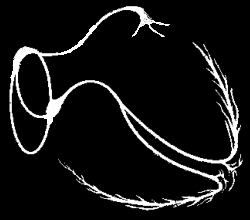
#> input picture subgraphs/CCS.png, 250 x 220 px
$ jupyter execute revised.ipynb
#> lines starting #> are read from the running program, lines starting #| are printed output that depends on the picture; after the words box and inside, x2 and y2 are one past the last pixel; in counts of white or black regions, pixels touching at a corner belong together
[cell 1]
import numpy as np
import networkx as nx
import cv2
import matplotlib.pyplot as plt
import matplotlib.colors as mcolors
from itertools import chain

[cell 2]
def image_to_graph(image_path, threshold = 127):
#> called with image_path = 'CCS.png', threshold = 127
    img = cv2.imread(image_path, cv2.IMREAD_GRAYSCALE)
#> img is the input picture: shape (220, 250); min 0, max 255, mean 20.6

    _, binarized_img = cv2.threshold(img, threshold, 255, cv2.THRESH_BINARY)
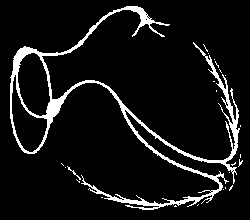
#> binarized_img: shape (220, 250); 8.1% white; 24 white regions (22 under 20 px), largest, box (x1, y1, x2, y2) and area: (10, 6, 240, 210) 4330, (67, 166, 81, 180) 30
    G = nx.Graph()

    height, width = binarized_img.shape
#> height = 220; width = 250

    for y in range(height):
        for x in range(width):
            if binarized_img[y, x] == 255:
                G.add_node((x, y))

                neighbors = [
                    (x + 1, y),
                    (x, y + 1),
                    (x + 1, y + 1)
                ]

                for n_x, n_y in neighbors:
                    if 0 <= n_x < width and 0 <= n_y < height and binarized_img[n_y, n_x] == 255:
                        G.add_edge((x, y), (n_x, n_y))

    return G, binarized_img

[cell 3]
def get_adjacent_junction(component, junction_components):
    edges = []
    meta_edges = set()
    for junc_id, junction in junction_components.items():
        for jpx in junction:
            x, y = jpx
            for i in [-1, 0, 1]:
                for j in [-1, 0, 1]:
                    n = (x + i, y + j)
                    if n in component:
                        edges.append((jpx, n))
                        meta_edges.add(junc_id)
    return edges, meta_edges

[cell 4]
def display_component(meta_graph, label, title=None):
    """
    Displays a single conduction region or junction by label.
    """
    if label not in meta_graph:
        print(f"Label '{label}' not found in meta_graph.")
        return

    component = meta_graph.nodes[label]['pixels']
    subgraph = G.subgraph(component).copy()
    pos = {node: node for node in subgraph.nodes}

    plt.figure(figsize=(5, 5))
    nx.draw(subgraph, pos, with_labels=False, node_size=10, node_color='black')
    plt.title(title or f"Component: {label}")
    plt.axis('equal')
    plt.show()

[cell 5]
def display_all_components(meta_graph, G, include_junctions=False):
    """
    Displays all components (optionally including junctions) using their stored pixel sets.
    """
    labels_to_display = [
        label for label in meta_graph.nodes
        if meta_graph.nodes[label]['type'] == 'region' or (include_junctions and meta_graph.nodes[label]['type'] == 'junction')
    ]

    colors = list(mcolors.TABLEAU_COLORS.values())
    plt.figure(figsize=(8, 8))

    for i, label in enumerate(labels_to_display):
        component = meta_graph.nodes[label]['pixels']
        subgraph = G.subgraph(component).copy()
        pos = {node: node for node in subgraph.nodes}
        nx.draw(subgraph, pos, with_labels=False, node_size=10, node_color=colors[i % len(colors)], label=label)

    plt.legend(bbox_to_anchor=(1.01, 1.01))
    plt.axis('equal')
    plt.title("All Components of the Conduction System")
    plt.show()

[cell 6]
G, _ = image_to_graph("CCS.png")
G_parts, _ = image_to_graph("CCS_parts.png", threshold=110)
#> call 2 of image_to_graph, with image_path = 'CCS_parts.png', threshold = 110
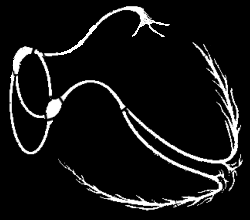
#> input picture subgraphs/CCS_parts.png, 250 x 220 px
#> in image_to_graph, img is the input picture: shape (220, 250); min 0, max 255, mean 20.1
#> in image_to_graph (call 2), `_, binarized_img = cv2.threshold(img, threshold, 255, cv2.THRESH_BINARY)`:
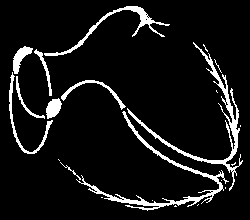
#> binarized_img: shape (220, 250); 8.3% white; 22 white regions (12 under 20 px), largest, box (x1, y1, x2, y2) and area: (127, 42, 243, 191) 1242, (76, 111, 229, 211) 1202, (44, 6, 170, 56) 624

[cell 7]
# Identify components (parts of the conduction system)
components = [c for c in sorted(nx.connected_components(G_parts), key=len, reverse=True)][:9]
#> components = 9 items
# The labels list was made AFTER some visualizations of the components
labels = [
    "his_left", "his_right", "bachmann", "internodal_post",
    "his_bundle", "sa_node", "av_node", "internodal_ant", "internodal_mid"
]
component_dict = dict(zip(labels, components))
#> component_dict = 9 items

[cell 8]
# Retain only largest connected portion of original G
G = G.subgraph(max(nx.connected_components(G), key=len)).copy()

[cell 9]
# Isolate junction points (pixels not part of labeled components)
component_pixels = set(chain.from_iterable(components))
#> component_pixels = 4447 items
junction_points = set(G.nodes) - component_pixels
#> junction_points = 94 items

[cell 10]
# Split junction area into its own connected components
junction_components = {
    i: c for i, c in enumerate(nx.connected_components(G.subgraph(junction_points)))
}
#> junction_components = 7 items

[cell 11]
# Create meta_graph
meta_graph = nx.Graph()
meta_labels = {}

[cell 12]
# Add junctions as meta-nodes
for i, junction in junction_components.items():
    label = f"junction_{i}"
    meta_graph.add_node(label, type="junction", pixels=junction)
    meta_labels[label] = label
#> this loop made 7 passes
#> label on passes 1 to 7: 'junction_0', 'junction_1', 'junction_2', 'junction_3', 'junction_4', 'junction_5', 'junction_6'
#> after the loop, meta_labels = {'junction_0': 'junction_0', 'junction_1': 'junction_1', 'junction_2': 'junction_2', 'junction_3': 'junction_3', 'junction_4': 'junction_4', 'junction_5': 'junction_5', 'junction_6': 'junction_6'}

# Add conduction regions as meta-nodes
for label, component in component_dict.items():
    meta_graph.add_node(label, type="region", pixels=component)
    meta_labels[label] = label

    # Add meta-edges from region to junctions
    edges, connected_junction_ids = get_adjacent_junction(component, junction_components)
    for jid in connected_junction_ids:
        j_label = f"junction_{jid}"
        meta_graph.add_edge(label, j_label, raw_edges=edges)
#> this loop made 9 passes
#> after the loop, meta_labels = 16 items

[cell 13]
plt.figure(figsize=(10, 8))
pos = nx.spring_layout(meta_graph, seed=42)
#> pos = 16 items

# Different colors for conduction system parts vs. junction nodes
color_map = ['skyblue' if meta_graph.nodes[n]['type'] == 'region' else 'lightgray' for n in meta_graph.nodes]
#> color_map = ['lightgray', 'lightgray', 'lightgray', 'lightgray', 'lightgray', 'lightgray', 'lightgray', 'skyblue', 'skyblue', 'skyblue', 'skyblue', 'skyblue', 'skyblue', 'skyblue', 'skyblue', 'skyblue']

nx.draw(meta_graph, pos, with_labels=True, labels=meta_labels, node_color=color_map, node_size=1200, font_size=9)
nx.draw_networkx_edges(meta_graph, pos, width=1.5, edge_color='gray', style='solid')

plt.title("Meta-Graph of Cardiac Conduction System", fontsize=14)
plt.tight_layout()
plt.show()
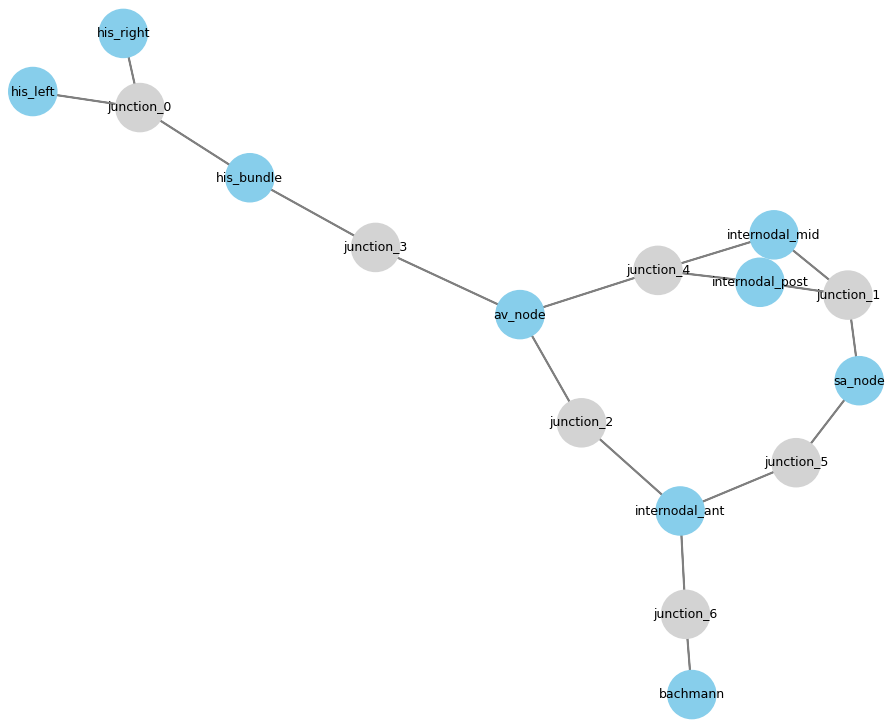
#> figure drawn by matplotlib, 1 panel

[cell 14]
for component in component_dict:
    display_component(meta_graph, component)
#> this loop made 9 passes
#> pass 1, in display_component, `plt.show()`:
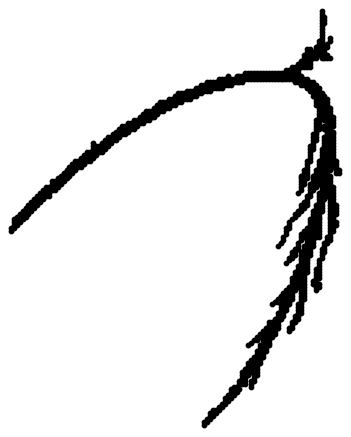
#> figure drawn by matplotlib, 1 panel
#> pass 2, in display_component (call 2), `plt.show()`:
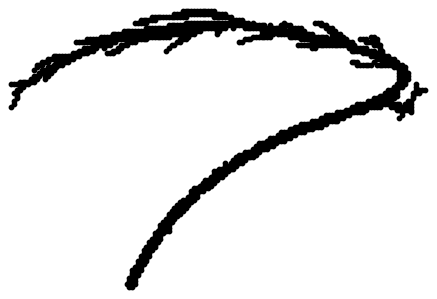
#> figure drawn by matplotlib, 1 panel

[cell 15]
# Show all conduction regions (no junctions)
display_all_components(meta_graph, G)
#> in display_all_components, `plt.show()`:
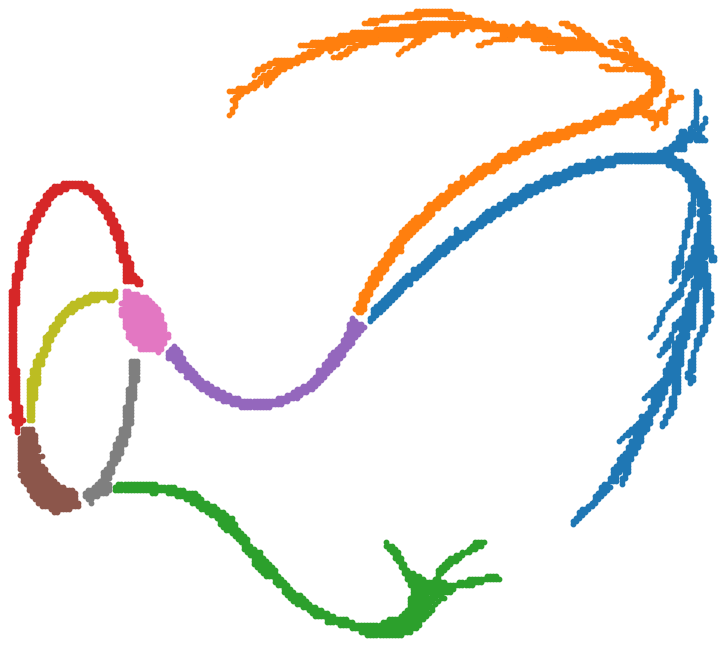
#> figure drawn by matplotlib, 1 panel

[cell 16]
# Optionally, show all including junctions:
display_all_components(meta_graph, G, include_junctions=True)
#> call 2 of display_all_components, with include_junctions = True
#> in display_all_components (call 2), `plt.show()`:
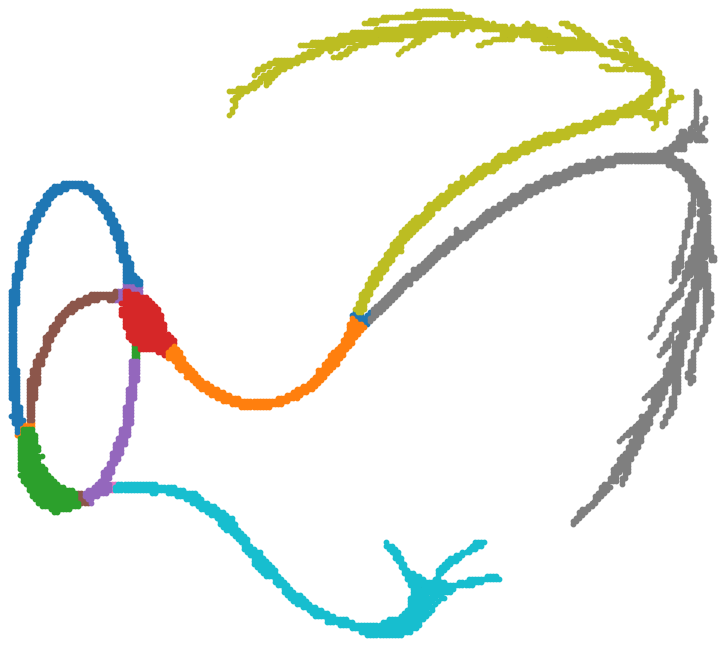
#> figure drawn by matplotlib, 1 panel

[cell 17]
# with the help of ChatGPT
def display_raw_edges_between(meta_graph, G, region_label, junction_label, show_nodes=True):
    """
    Visualizes raw pixel-level connections between a region and a junction.
    """
#> called with region_label = 'sa_node', junction_label = 'junction_5', show_nodes = True
    if not meta_graph.has_edge(region_label, junction_label):
        print(f"No edge between '{region_label}' and '{junction_label}' in meta_graph.")
        return

    region_nodes = meta_graph.nodes[region_label]['pixels']
    junction_nodes = meta_graph.nodes[junction_label]['pixels']
    raw_edges = meta_graph[region_label][junction_label].get('raw_edges', [])

    region_graph = G.subgraph(region_nodes)
    junction_graph = G.subgraph(junction_nodes)

    pos = {node: node for node in G.nodes}

    plt.figure(figsize=(6, 6))

    if show_nodes:
        nx.draw(region_graph, pos, node_color='skyblue', node_size=10, label=region_label)
        nx.draw(junction_graph, pos, node_color='lightgray', node_size=10, label=junction_label)

    # Draw raw edges between region and junction
    raw_edge_lines = [(a, b) for a, b in raw_edges if a in junction_nodes and b in region_nodes]
    nx.draw_networkx_edges(G, pos, edgelist=raw_edge_lines, edge_color='red', style='dashed', width=1.5)

    plt.title(f"Raw Connections: {region_label} ↔ {junction_label}")
    plt.legend()
    plt.axis('equal')
    plt.show()
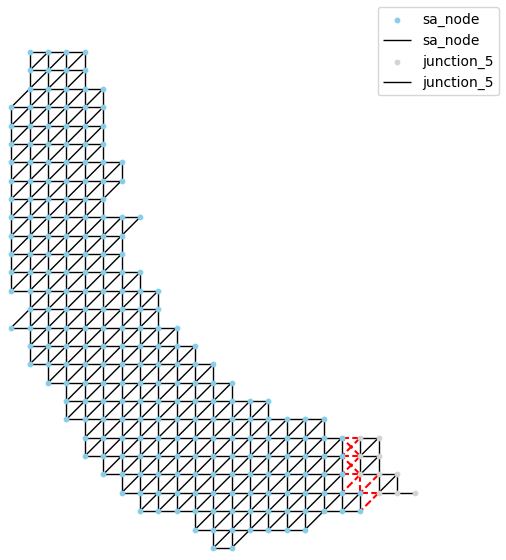
#> figure drawn by matplotlib, 1 panel
